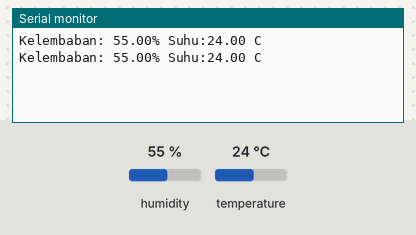
Recording of a sketch running on a simulated ESP32. Parts: the last lines printed to the serial monitor. The inputs (shaded band) are chosen by the test bench; at power-on: humidity 55 %, temperature 24 °C.

Above: at 2.8 s.
2.9 s: humidity set to 22 %
At 4.6 s:
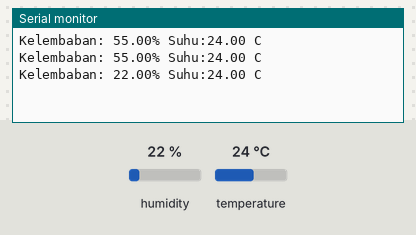
5.6 s: temperature set to 12 °C
At 7.0 s:
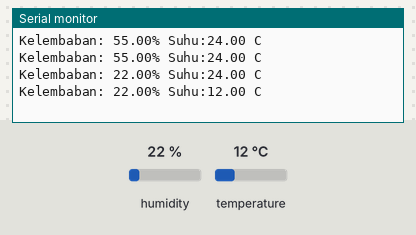
8.3 s: humidity set to 40 %
At 10.6 s:
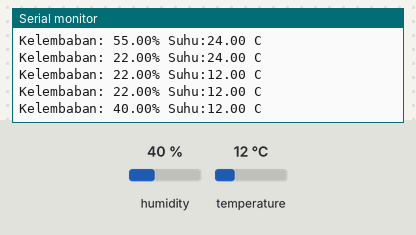
Timing chart, 0 to 12.1 s (numbered marks = the images above; inputs shaded):
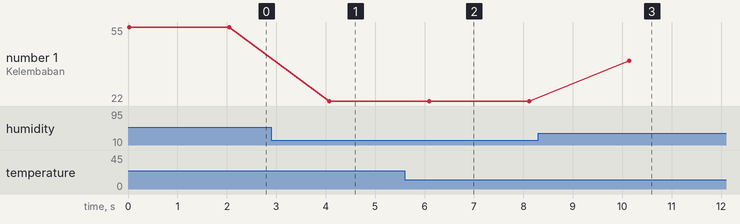

The sketch:

LKPD12_YUSUF.ino
```cpp
//Muhamad yusuf
//XI_TAV3
#include"DHT.h"
#define DHTPIN 32
#define DHTTYPE DHT11
DHT dht(DHTPIN,DHTTYPE);
void setup(){
  Serial.begin(9600);
  dht.begin();}
 void loop(){
  float humidity = dht.readHumidity();
  float temperature = dht.readTemperature();
  if(isnan(humidity)||isnan(temperature)){
    Serial.println("Gagal membaca dari sensor DHT11");
  }else{
    Serial.print("Kelembaban: ");
    Serial.print(humidity);
    Serial.print("% Suhu:");
    Serial.print(temperature);
    Serial.println(" C");}
   delay(2000);}
```

Measured:
- after the input at 2.9 s, the serial monitor: prints a new line after 1.2 s (image 1)
- after the input at 5.6 s, the serial monitor: prints a new line after 0.49 s (image 2)
- after the input at 8.3 s, the serial monitor: prints a new line after 1.8 s (image 3)
- plotted number 1: 55 → 22 after the input at 2.9 s, 22 → 40 after the input at 8.3 s
